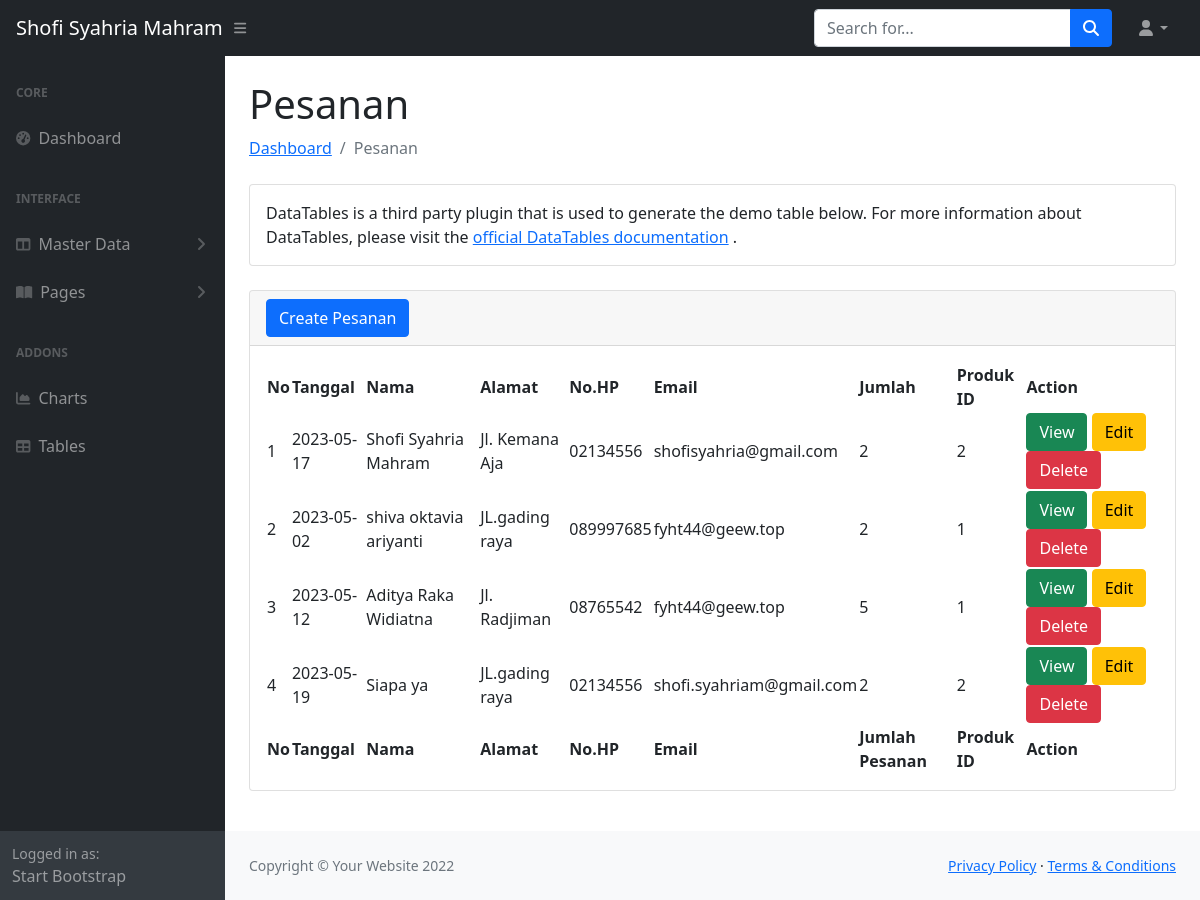
Screenshot of /admin/index.php?hal=pesanan with the database file from the repository.
### tables this page shows
CREATE TABLE `pesanan` (
  `id` int(11) NOT NULL,
  `tanggal` date DEFAULT NULL,
  `nama_pemesan` varchar(45) NOT NULL,
  `alamat_pemesan` varchar(45) NOT NULL,
  `no_hp` varchar(20) NOT NULL,
  `email` varchar(45) NOT NULL,
  `jumlah_pesanan` int(11) DEFAULT NULL,
  `deskripsi` text DEFAULT NULL,
  `produk_id` int(11) NOT NULL
);

### admin/pesanan.php (the view, shortened to what this page needs)
<?php
require_once 'dbkoneksi.php';
?>
<?php
$sql = "SELECT * FROM pesanan";
$rs = $dbh->query($sql);
?>
<h1 class="mt-4">Pesanan</h1>
<ol class="breadcrumb mb-4">
    <li class="breadcrumb-item"><a href="index.php">Dashboard</a></li>
    <li class="breadcrumb-item active">Pesanan</li>
</ol>
<div class="card mb-4">
    <div class="card-body">
        DataTables is a third party plugin that is used to generate the demo table below. For more information about DataTables, please visit the
        <a target="_blank" href="https://datatables.net/">official DataTables documentation</a>
        .
    </div>
</div>
<div class="card mb-4">
    <div class="card-header">
        <a class="btn btn-primary" href="index.php?hal=form_pesanan">Create Pesanan</a>
    </div>
    <div class="card-body">
        <table id="datatablesSimple">
            <thead>
                <tr>
                    <th>No</th>
                    <th>Tanggal</th>
                    <th>Nama</th>
                    <th>Alamat</th>
                    <th>No.HP</th>
                    <th>Email</th>
                    <th>Jumlah</th>
                    <th>Produk ID</th>
                    <th>Action</th>
                </tr>
            </thead>
            <tfoot>
                <tr>
                    <th>No</th>
                    <th>Tanggal</th>
                    <th>Nama</th>
                    <th>Alamat</th>
                    <th>No.HP</th>
                    <th>Email</th>
                    <th>Jumlah Pesanan</th>
                    <th>Produk ID</th>
                    <th>Action</th>
                </tr>
            </tfoot>
            <tbody>
                <?php
                $nomor  = 1;
                foreach ($rs as $row) {
                ?>
                    <tr>
                        <td><?= $nomor ?></td>
                        <td><?= $row['tanggal'] ?></td>
                        <td><?= $row['nama_pemesan'] ?></td>
                        <td><?= $row['alamat_pemesan'] ?></td>
                        <td><?= $row['no_hp'] ?></td>
                        <td><?= $row['email'] ?></td>
                        <td><?= $row['jumlah_pesanan'] ?></td>
                        <td><?= $row['produk_id'] ?></td>
                        <td>
                            <a class="btn btn-success" href="index.php?hal=view_pesanan&id=<?= $row['id'] ?>">View</a>
                            <a class="btn btn-warning" href="index.php?hal=form_pesanan&idedit=<?= $row['id'] ?>">Edit</a>
                            <a class="btn btn-danger" href="delete_pesanan.php?iddel=<?= $row['id'] ?>" onclick="if(!confirm('Anda Yakin Hapus Data Produk <?= $row['nama'] ?>?')) {return false}">Delete</a>
                        </td>
                    </tr>
                <?php
                    $nomor++;
                }
                ?>
            </tbody>
        </table>
    </div>
</div>

### rows the page displays
pesanan: tanggal "2023-05-17", nama_pemesan "Shofi Syahria Mahram", alamat_pemesan "Jl. Kemana Aja", no_hp "02134556", email "shofisyahria@gmail.com", jumlah_pesanan "2", produk "2"
pesanan: tanggal "2023-05-02", nama_pemesan "shiva oktavia ariyanti", alamat_pemesan "JL.gading raya", no_hp "089997685", email "fyht44@geew.top", jumlah_pesanan "2", produk "1"
pesanan: tanggal "2023-05-12", nama_pemesan "Aditya Raka Widiatna", alamat_pemesan "Jl. Radjiman", no_hp "08765542", email "fyht44@geew.top", jumlah_pesanan "5", produk "1"
pesanan: tanggal "2023-05-19", nama_pemesan "Siapa ya", alamat_pemesan "JL.gading raya", no_hp "02134556", email "shofi.syahriam@gmail.com", jumlah_pesanan "2", produk "2"
